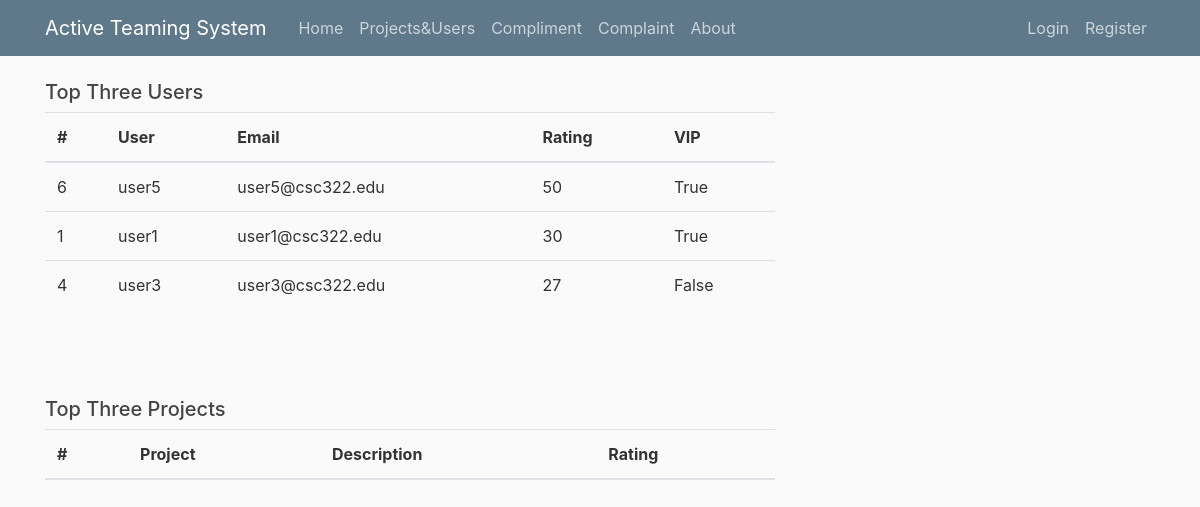
Page /home on the earlier database version.
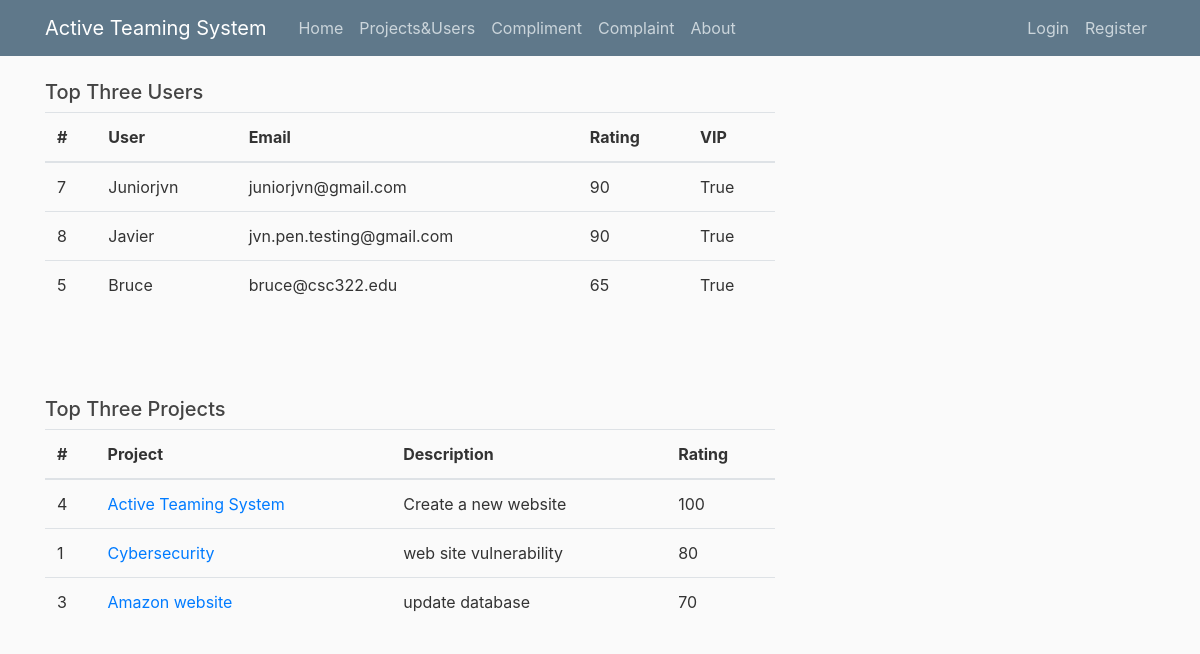
Same page on the later database version.
### application/models.py (models this page shows, shortened)
class User(db.Model,UserMixin):
    id = db.Column(db.Integer, primary_key=True)
    username = db.Column(db.String(20), unique=True, nullable=False)
    email = db.Column(db.String(120), unique=True, nullable=False)
    image_file = db.Column(db.String(20), nullable=False, default='default.jpg')
    password = db.Column(db.String(60), nullable=False)
    rating = db.Column(db.Integer,nullable=False,default=0)
    compliments = db.relationship('Compliment', backref='recipient', lazy=True)
    complaints = db.relationship('Complaint', backref='complainee', lazy=True)
    UserBlacklist = db.relationship('UserBlacklist', backref='user_blacklisted', lazy=True)
    applications = db.relationship('Application', backref='referee', lazy=True)
    is_vip = db.Column(db.Boolean, default=False, nullable=False)
    is_su = db.Column(db.Boolean, default=False, nullable=False)
    is_blacklisted = db.Column(db.Boolean, default=False, nullable=False)

class Project(db.Model):
    id = db.Column(db.Integer, primary_key=True)
    title = db.Column(db.String(100),unique=True, nullable=False)
    date_created = db.Column(db.DateTime, nullable=False, default=datetime.datetime.now())
    description = db.Column(db.Text, nullable=False)
    rating = db.Column(db.Integer, nullable =False, default=0)

### application/route.py (the view)
@app.route("/home")
def home():
    if User.query.filter(User.email=='superuser@csc322.edu').first():
        pass
    else:
        hashed_password = bcrypt.generate_password_hash('super').decode('utf-8')
        user = User(username='superuser',email='superuser@csc322.edu',password=hashed_password,is_su=True)
        db.session.add(user)
        db.session.commit()
    vips = User.query.filter(User.email!='superuser@csc322.edu').all()
    for vip in vips:
        if vip.rating >= 30:
            vip.is_vip=True
            db.session.add(vip)
            db.session.commit()
        elif vip.rating <= 25:
            vip.is_vip=False
            db.session.add(vip)
            db.session.commit()
    users = User.query.filter(User.email!='superuser@csc322.edu').order_by(User.rating.desc()).limit(3).all()
    projects = Project.query.order_by(Project.rating.desc()).limit(3).all()
    su = VoteSUForm()
    return render_template('home.html', users=users,projects=projects,su=su)

### application/templates/home.html (shortened to what this page needs)
{%extends "layout.html"%}
{%block content%}
<h5 style="text-align: left">Top Three Users</h5>
<table class="table">
    <thead>
      <tr>
        <th scope="col">#</th>
        <th scope="col">User</th>
        <th scope="col">Email</th>
        <th scope="col">Rating</th>
        <th scope="col">VIP</th>
      </tr>
    </thead>
    <tbody>
        {% for user in users %}
        <tr>
            <td>{{ user.id }}</td>
            <td>{{ user.username }}</td>
            <td>{{ user.email }}</td>
            <td>{{ user.rating }}</td>
            <td>{{ user.is_vip }}</td>
        </tr>
    {% endfor %}
    </tbody>
  </table>
  <br>
  <br>
  <br>
  <h5 style="text-align: left">Top Three Projects</h5>
  <table class="table">
      <thead>
        <tr>
          <th scope="col">#</th>
          <th scope="col">Project</th>
          <th scope="col">Description</th>
          <th scope="col">Rating</th>
        </tr>
      </thead>
      <tbody>
          {% for project in projects %}
          <tr>
              <td>{{ project.id }}</td>
              <td><a href="{{url_for('grouppage',group_title=project.title )}}" >{{project.title }}</a></td>
              <td>{{ project.description }}</td>
              <td>{{ project.rating }}</td>
          </tr>
      {% endfor %}
      </tbody>
    </table>
{%endblock%}

Differences in the rows shown:
no longer on this page (row edited): User: id "6", username "user5", email "user5@csc322.edu", rating "50", is_vip "True"
no longer on this page (row edited): User: id "1", username "user1", email "user1@csc322.edu", rating "30", is_vip "True"
no longer on this page (row edited): User: id "4", username "user3", email "user3@csc322.edu", rating "27", is_vip "False"
added User: id "7", username "Juniorjvn", email "juniorjvn@gmail.com", rating "90", is_vip "True"
added User: id "8", username "Javier", email "jvn.pen.testing@gmail.com", rating "90", is_vip "True"
now on this page (row edited): User: id "5", username "Bruce", email "bruce@csc322.edu", rating "65", is_vip "True"
added Project: id "4", title "Active Teaming System", description "Create a new website", rating "100"
added Project: id "1", title "Cybersecurity", description "web site vulnerability", rating "80"
added Project: id "3", title "Amazon website", description "update database", rating "70"
